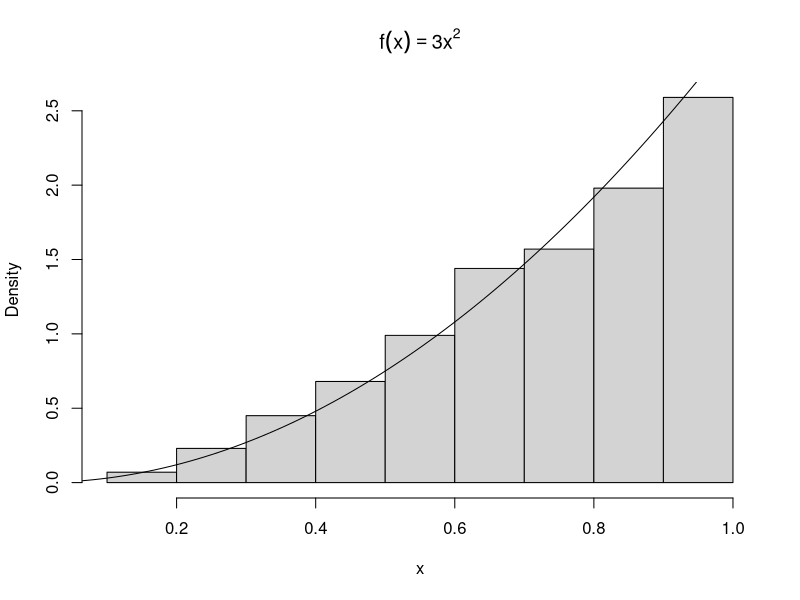
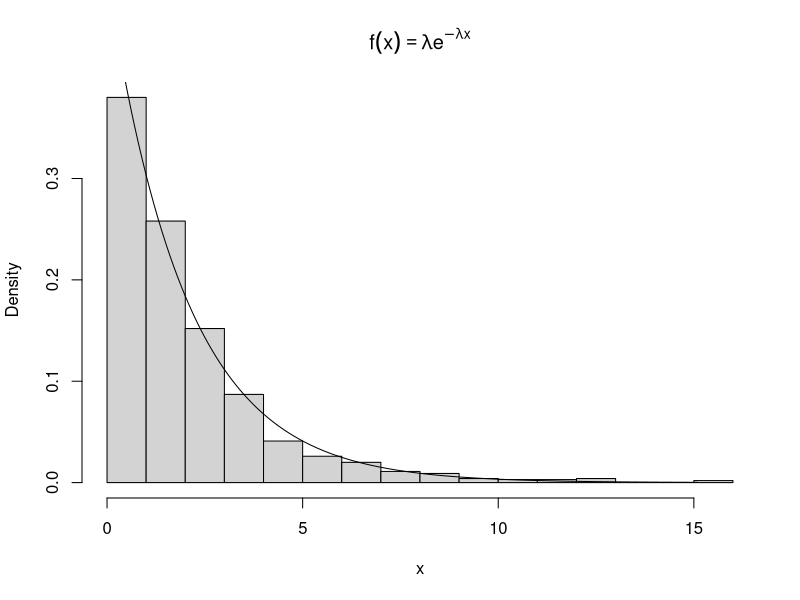

Write R code to recreate these figures, in order.
# Methods for Generating Random Variables ---------------------------------

## The Inverse Transform Method --------------------------------------------
# The inverse transform method of generating RVs is based on the following 
# well-known result:

## Theorem 3.1 (Probability Integral Transformation) If X is a continuous random 
# variable with cdf F_X(x), then U = F_X(X) ~ Uniform(0, 1).

# The inverse transform method of generating RVs applied the probability 
# integral transformation, where the inverse transformation is defined as

## F_x^-1(u) = inf{x: F_X(x) = u}, 0 < u < 1

# Hence, if U ~ Uniform(0, 1), then for all xER
## P(F_X^-1(U) <= x) = P(inf{t: F_X(t) = U} <= x)
##                   = P(U <= F_X(x))
##                   = F_U(F_X(x)) = F_X(x),

# and therefore F_X^-1(u) has the same distribution as X. Thus, to generate a 
# random observation X, first generate a Uniform(0, 1) variate y and deliver the 
# inverse value F_X^-1(u). The method is easy to apply *provided that the inverse
# density function is easy to compute

### Example 3.2 -------------------------------------------------------------
# This example use the inverse method to simulate a random sample from the 
# distribution with density f(x) = 3x^2, 0 < x < 1.

# Here F_X(x) = x^3 for 0 < x < 1, and F_X^-1(u) = u^{1/3}. First we generate all n
# required random uniform numbers as vector u. Then u^{1/3} is a vector of length
# n containing the sample x_1, ... , x_n.
n <- 1000
u <- runif(n)
x <- u ^ (1 / 3)
hist(x, probability = TRUE, main = expression(f(x) == 3 * x ^ 2)) # density hist of sample
y <- seq(0, 1, 0.01)
lines(y, 3 * y ^ 2) # density curve f(x)
# ... the hist and density plot suggest that the empirical and theoretical 
# distributions approximately agree.

### Example 3.3 -------------------------------------------------------------
# (Exponential distribution) This example applied the inverse transform method to
# generate a random sample from the exponential distribution with mean 1/lambda.

# If X ~ Exp(lambda), then for x > 0 the cdf of X is F_X(x) = 1 - e^(-lambda * x).
# The inverse transformation us F_X^-1(u) = -(1/lambda) * log(1 - u). Note that
# U and 1 - U have the same distribution and it is simpler to set 
# x = -(1/lambda) * log(u). To generate a random sample of size n with parameter
# lambda:
lambda <- 0.5 # set lambda (mean) constant, i.e. E[X] = 1 / lambda
x <- (-log(runif(n)) / lambda)
hist(x, probability = TRUE, main = expression(
 f(x) == lambda * e ^ {-lambda * x}))
y <- seq(min(x), max(x), 0.1)
lines(y, lambda * exp(-lambda * y)) # density curve f(x) 

## Inverse Transform Method,  Discrete Case --------------------------------
# The inverse transform method can also be applied to the discrete case. If X is 
# a discrete random variable and ... < x_[i-1] < x_[i] < x_[i + 1] < ... are the
# points of disconuity of F_[X](u), then the inverse transformation is 
# F_[X]^-1(u) = x_[i], where F_[X](x_[i - 1]) < u <= F_[X](x_[i]). So, for each
# random variate required:

## 1. Generate a random u from Uniform(0, 1)
## 2. Deliver x_[i] where F(x_[i - 1]) < u <= F(x_[i])

### Example 3.4 -------------------------------------------------------------
# (Two point distribution) This example applied the inverse transform method to
# generate a random sample of Bernoulli(p = 0.4) variates.

# In this example, F_X(0) = f_X(0) = 1 - p and F_X(1) = 1. Thus, F_X^-1(u) = 1
# if u > 0.6 and F_X^-1(u) = 0 if u <= 0.6. The generator should therefore 
# deliver the numerical value of the logical expression u > 0.6:
set.seed(300)
n <- 1000
p <- 0.4
u <- runif(n)
x <- as.integer(u > 0.6)
mean(x)

### Example 3.6 -------------------------------------------------------------
rlogarithmic <- function(n, theta) {
 # returns a random logarithmic(theta) sample size n:
 u <- runif(n)
 # set the initial length of the cdf vector:
 N <- ceiling(-16 / log10(theta))
 k <- 1:N
 a <- -1 / log(1 - theta)
 fk <- exp(log(a) + k * log(theta) - log(k))
 Fk <- cumsum(fk)
 x <- integer(n)
 for (i in 1:n) {
  x[i] <- as.integer(sum(u[i] > Fk)) #F^{-1}(u) = 1
  while (x[i] == N) {
   # if x == N we need to extend the cdf
   logf <- log(a) + (N + 1) * log(theta) - log(N + 1)
   fk <- c(fk, exp(logf))
   N <- N + 1
   x[i] <- as.integer(sum(u[i] > Fk))
  }
 }
 x + 1
}

# Using the above function, we can then generate random samples from the 
# Logarithmic(0.5) distribution:
n <- 1000
theta <- 0.5
x <- rlogarithmic(n = n, theta = theta)
k <- sort(unique(x))
p <- -1 / log(1 - theta) * theta ^ k / k
se <- sqrt(p * (1 - p) / n)

## The Acceptance-Rejection Method -----------------------------------------
# Suppose that X and Y are random variables with with density or pmf f and g,
# respectively, and there exists a constant c such that

# \frac{f(t)}{g(t)} <= c

# for all t such that f(t) > 0. Then the acceptance-rejection method (or 
# rejection method) can be applied to generate the random variable X.

##  The Acceptance-Rejection Method ----------------------------------------
# 1. Find a random variable Y with density g satisfying f(t) / g(t) <= c, for
# all t such that f(t) > 0. Provide a method to generate random Y.

# 2. For each random variate required:
## a) Generate a random y from the distribution with density g
## b) Generate a random u from the Uniform(0, 1) distribution
## c) If u < f(y) / cg(y), accept y and deliver x = y; otherwise reject y.

# Note that in step 2c,

# P(accept | Y) = P(U < \frac{f(Y)}{cg(Y)} | Y) = \frac{f(Y)}{cg(Y)}

# The last equality is simply evaluating the cdf of U. The total probability of
# acceptance for any iteration is therefore

# \Sigma_{y} P(accept | y)P(Y = y) = |Sigma_{y} \frac{f(y)}{cg(y) g(y) = 1/c}.

# and the number of iterations until acceptance has the geometric distribution 
# with mean c. Hence, on average each sample value of X requires c iterations.
# For efficiency, Y should be easy to simulate and c small.

# To see that the accepted sample has the same distribution as X, apply Bayes'
# theorem.

### Example 3.7 -------------------------------------------------------------
# This example illustrates the method for the Beta distribution. On average, 
# how many random numbers must be simulated to generate 1000 variables from the
# Beta(/alpha = 2, \beta = 2) distribution by this method? It depends on the
# upper bound c of \frac{f(x)}{g(x)}, which depends on the choice of the function 
# g(x).

# The Beta(2, 2) density is f(x) = 6x(1 - x), where 0 < x < 1. Let g(x) be the
# Uniform(0, 1) density. Then \frac{f(x)}{g(x)} <= 6 for all 0 < x < 1, and so
# c = 6. A random x dfrom g(x) is accepted if

# \frac{f(x)}{cg(x)} = \frac{6x(1 - x)}{6(1)} = x(1 - x) > u

# On average, cn = 6000 iterations (12000 random numbers) will be required for a
# sample size 1000. In the following simulation below, the counter j for 
# iterations is not necessary, but included to record how many iterations were
# actually needed to generate the 1000 beta variates:
n <- 1000
k <- 0
j <- 0 # counter for accepted samples
y <- numeric(n)

while (k < n) {
 u <- runif(1)
 j <- j + 1
 x <- runif(1) # random variate from g
 
 if (x * (1 - x) > u) {
  # accept sample x:
  k <- k + 1
  y[k] <- x
 }
}
j

# Now we can compare the empirical and theoretical percentiles:
p <- seq(0.1, 0.9, 0.1)
Q_hat <- quantile(y, p)
Q <- qbeta(p, 2, 2)
se <- sqrt(p * (1 - p)) / (n * dbeta(Q, 2, 2) ^ 2)

# Below, the sample percentiles (first line) approximately match the Beta(2, 2)
# percentiles computed by qbeta (second line):
round(rbind(Q_hat, Q, se), 3)

## Transformation Methods --------------------------------------------------






















